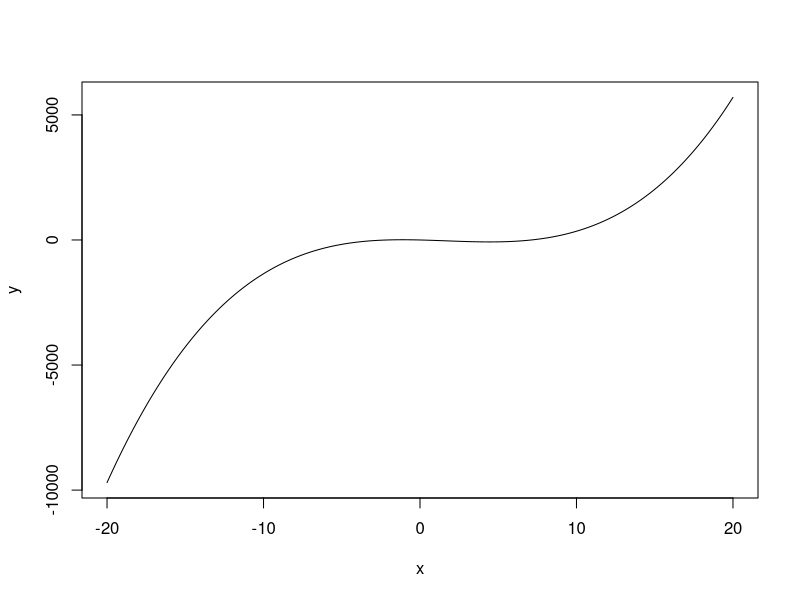

Here is the R script that generated this plot:
#negative 5 to 5 in 100 steps of 0.1 each
x <- seq(from=-20, to=20, length=401)

#response values
y <- x^3 - 5*x^2 - 15*x

#help(plot)
plot(x,y,type='l')

#x3 seems to be sometimes x^3 in this context
#y = x^3 - 5x^2 - 15x.
